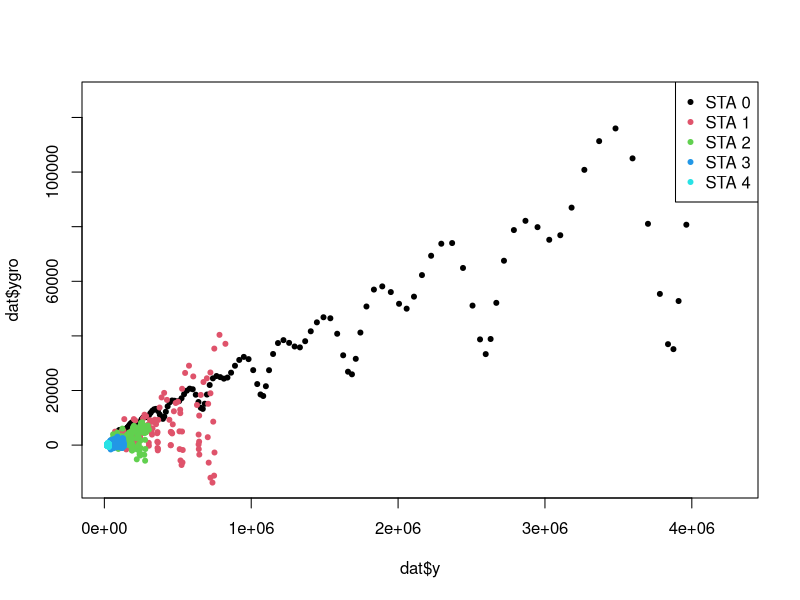
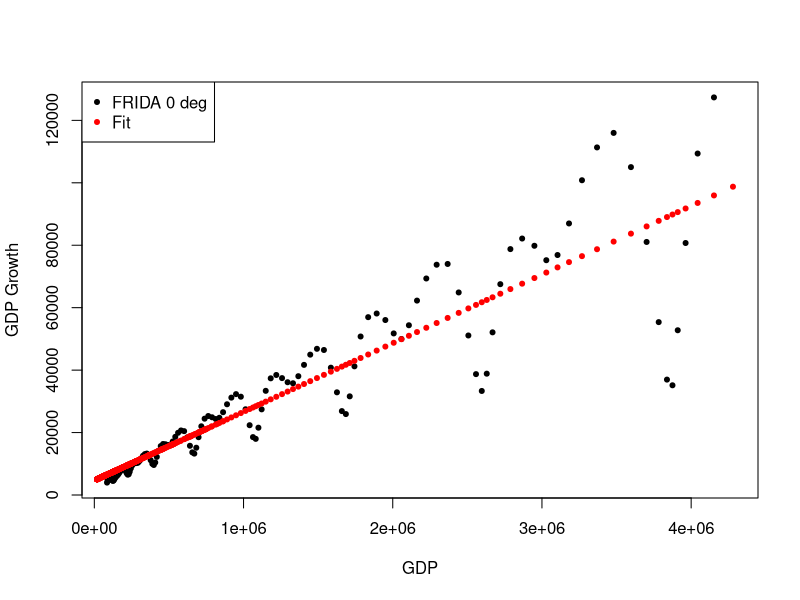
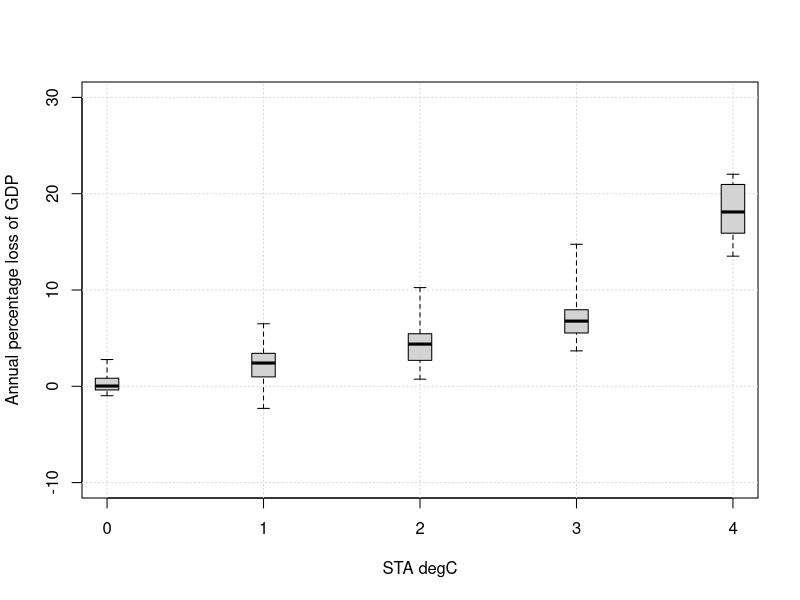

Write the R code that produced these figures, in order.
# a file that has time in the rows and fixed temperatures in columns
y <- read.csv('realGDP.csv',row.names = 1)
# the lagged value of gdp (used to calculate what gdp would have been in 0deg world)
ylag <- y
ylag[2:nrow(ylag),]<- y[1:(nrow(y)-1),]
ylag[1,] <- NA
# the value of gdp one step ahead (used to calculate gdp growth)
yfut <- y
yfut[1:(nrow(y)-1),] <- y[2:nrow(y),]
yfut[nrow(y),] <- NA
# data frame for the models below
dat <- data.frame(y=unname(unlist(y)),ylag=unname(unlist(ylag)),yfut=unname(unlist(yfut)),
									year=rep(as.numeric(rownames(y)),ncol(y)),STA=rep(0:(ncol(y)-1),each=nrow(y)))
# gdp growth is future value - current
dat$ygro <- dat$yfut - dat$y
plot(dat$y,dat$ygro,col=dat$STA+1,pch=20)
legend('topright',legend=paste('STA',unique(dat$STA)),pch=20,col=unique(dat$STA)+1)

# linear model explaining GDP growth by current gdp, but using only data from STA==0
groMod0 <- lm(ygro~y,data=dat[dat$STA==0,])
summary(groMod0)
# predicted growth if STA were 0
dat$predGro <- predict(groMod0,newdata = data.frame(y=dat$y))
# predicted gdp if STA were 0
dat$predy <- dat$ylag+predict(groMod0,newdata = data.frame(y=dat$ylag))

plot(dat$y[dat$STA==0],dat$ygro[dat$STA==0],pch=20,
		 xlab='GDP',ylab='GDP Growth')
points(dat$y,dat$predGro,pch=20,col='red')
legend('topleft',legend=c('FRIDA 0 deg','Fit'),col=c('black','red'),pch=20)


# loss from climate is difference between predicted (if STA were 0) - actual gdp
dat$yloss <- dat$predy - dat$y
# as relative
dat$yRelLoss <- dat$yloss/dat$predy
yRelLoss <- matrix(dat$yRelLoss,ncol=ncol(y))

plot(dat$STA,dat$yRelLoss*100,col=dat$STA+1,pch=20,
		 xlab='STA degC',ylab='Annual percentage loss of GDP',ylim=c(-10,30),
		 type='n')
grid()	
# points(dat$STA,dat$yRelLoss*100,col=1,pch=20)
boxplot(yRelLoss*100,at=0:(ncol(y)-1),add=T,boxwex=0.15,range=0,axes=F)
